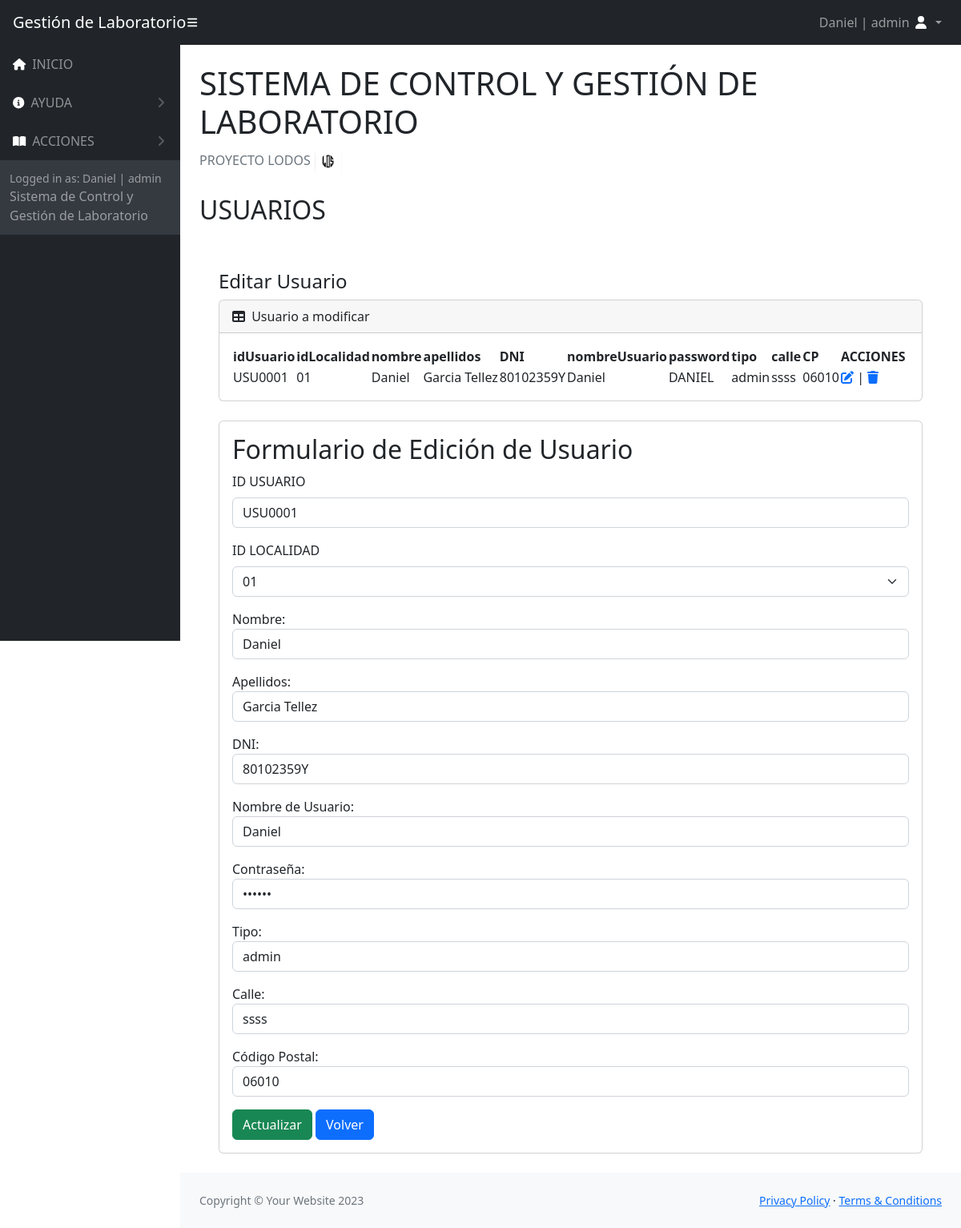
The app's page /Vistas/acciones/accionesUsuarios/editarUsuario.php?id=USU0001 (signed in) with its own data.
### tables this page shows
CREATE TABLE `usuarios` (
  `idUsuario` varchar(15) NOT NULL,
  `idLocalidad` varchar(15) DEFAULT NULL,
  `nombre` varchar(30) DEFAULT NULL,
  `apellidos` varchar(30) DEFAULT NULL,
  `DNI` varchar(10) DEFAULT NULL,
  `nombreUsuario` varchar(15) DEFAULT NULL,
  `contrasena` varchar(15) DEFAULT NULL,
  `tipo` varchar(15) DEFAULT NULL,
  `calle` varchar(30) DEFAULT NULL,
  `CP` varchar(10) DEFAULT NULL
);

### Vistas/acciones/accionesUsuarios/editarUsuario.php (the view, shortened to what this page needs)
<!DOCTYPE html>
<html lang="es">
    <head>
        <link href="https://cdn.jsdelivr.net/npm/simple-datatables@7.1.2/dist/style.min.css" rel="stylesheet" />
        <link rel="stylesheet" href="https://cdnjs.cloudflare.com/ajax/libs/font-awesome/6.4.2/css/all.min.css" />
        <link href="../../../assets/css/styles.css" rel="stylesheet" />
    </head>
    <body class="sb-nav-fixed">
    <nav class="sb-topnav navbar navbar-expand navbar-dark bg-dark">
            <a class="navbar-brand ps-3" href="../../../index.php">Gestión de Laboratorio</a>
            <button class="btn btn-link btn-sm order-1 order-lg-0 me-4 me-lg-0" id="sidebarToggle" href="#!"><i class="fas fa-bars" style="color: #ffffff;"></i></button>
            <ul class="navbar-nav ms-auto me-0 me-md-3 my-2 my-md-0">
                <li class="nav-item dropdown">
                    <a class="nav-link dropdown-toggle" id="navbarDropdown" href="#" role="button" data-bs-toggle="dropdown" aria-expanded="false">
                    <?php  echo $_SESSION["nombreUsuario"]. " | ".  $_SESSION["tipo"];  ?>
                        <i class="fas fa-user fa-fw" style="color: #ffffff;"></i>
                    </a>
                </li>
            </ul>
        </nav>
        <div id="layoutSidenav">
            <div id="layoutSidenav_nav">
                <nav class="sb-sidenav accordion sb-sidenav-dark" id="sidenavAccordion">
                    <div class="sb-sidenav-menu">
                        <div class="nav">
                            <a class="nav-link" href="../../../index.php">
                                <div class="sb-nav-link-icon"><i class="fa-solid fa-house" style="color: #ffffff;"></i></div>
                                INICIO
                            </a>
                            <?php  if( $_SESSION["tipo"] == "admin") {  ?>
                            <a class="nav-link collapsed" href="#" data-bs-toggle="collapse" data-bs-target="#collapseLayouts" aria-expanded="false" aria-controls="collapseLayouts">
                                <div class="sb-nav-link-icon"><i class="fa-solid fa-circle-info" style="color: #ffffff;"></i></div>
                                AYUDA
                                <div class="sb-sidenav-collapse-arrow"><i class="fas fa-angle-down"></i></div>
                            </a>
                            <?php  }  ?>
                                <a class="nav-link collapsed" href="#" data-bs-toggle="collapse" data-bs-target="#collapsePages" aria-expanded="false" aria-controls="collapsePages">
                                <div class="sb-nav-link-icon"><i class="fas fa-book-open" style="color: #ffffff;"></i></div>
                                ACCIONES
                                <div class="sb-sidenav-collapse-arrow"><i class="fas fa-angle-down"></i></div>
                            </a>
                    </div>
                    <div class="sb-sidenav-footer">
                        <div class="small">Logged in as: <?php  echo $_SESSION["nombreUsuario"]. " | ".  $_SESSION["tipo"];  ?></div>
                        Sistema de Control y Gestión de Laboratorio
                    </div>
                </nav>
            </div>
            <div id="layoutSidenav_content">
                <main>
                    <div class="container-fluid px-4">
                        <h1 class="mt-4">SISTEMA DE CONTROL Y GESTIÓN DE LABORATORIO</h1>
                        <ol class="breadcrumb mb-4">
                        <li class="breadcrumb-item active">PROYECTO LODOS <img style="width: 35px !important; height: 35px !important; padding:0px !important;" src="../../../assets/img/logoLODOS.PNG" alt="ss2"></li>
                        </ol>
                        <h2>USUARIOS</h2>
                        <br/>
                            <?php
                                require_once('../../../Controlador/Conexion_DB/config.php');
                                $idUsuario = $_GET['id'];
                                $stmt = $connectDB->prepare('SELECT * FROM usuarios WHERE idUsuario = :idUsuario');
                                $stmt->bindParam(':idUsuario', $idUsuario);
                                $stmt->execute();
                                $usuarioActual = $stmt->fetch(PDO::FETCH_ASSOC);
                            ?>
                        <div class="container-fluid px-4">
                        <h4 class="mt-4">Editar Usuario</h4>
                        <div class="card mb-4">
                            <div class="card-header">
                                <i class="fas fa-table me-1"></i>
                                Usuario a modificar
                                <br>
                            </div>
                            <div class="card-body">
                                <table id="datatablesSimple">
                                    <thead>
                                        <tr>
                                            <th>idUsuario</th>
                                            <th>idLocalidad</th>
                                            <th>nombre</th>
                                            <th>apellidos</th>
                                            <th>DNI</th>
                                            <th>nombreUsuario</th>
                                            <th>password</th>
                                            <th>tipo</th>
                                            <th>calle</th>
                                            <th>CP</th>
                                            <th>ACCIONES</th>
                                        </tr>
                                    </thead>
                                    <tbody>
                                        <tr>
                                            <td>
                                                <?php echo $usuarioActual['idUsuario']; ?> </td>
                                                <td><?php  echo $usuarioActual['idLocalidad']; ?> </td>
                                                <td><?php  echo $usuarioActual['nombre']; ?> </td>
                                                <td><?php  echo $usuarioActual['apellidos']; ?> </td>
                                                <td><?php  echo $usuarioActual['DNI']; ?> </td>
                                                <td><?php  echo $usuarioActual['nombreUsuario']; ?> </td>
                                                <td><?php  echo $usuarioActual['contrasena']; ?> </td>
                                                <td><?php  echo $usuarioActual['tipo']; ?> </td>
                                                <td><?php  echo $usuarioActual['calle']; ?> </td>
                                                <td><?php  echo $usuarioActual['CP']; ?> </td>
                                                <td>
                                                <?php
                                                echo '<a href="editarUsuario.php?id='.$usuarioActual['idUsuario'].'">' ;
                                                echo '<i class="fa-solid fa-pen-to-square"></i>';
                                                echo '</a>';
                                                echo ' | ';
                                                echo '<a href="deleteUsuario.php?id='.$usuarioActual['idUsuario'].'">' ;
                                                echo '<i class="fa-solid fa-trash"></i>';
                                                echo '</a>';
                                                ?>
                                            </td>
                                        </tr>
                                    </tbody>
                                </table>
                            </div>
                        </div>
                        <div class="card mb-4">
                            <div class="card-body">
                            <h2>Formulario de Edición de Usuario</h2>
                            <form action="" method="get" >
                            <div class="mb-3">
                                    <label for="idUsuario" class="form-label">ID USUARIO</label>
                                    <input class="form-control col-4" type="text" name="id" value="<?php echo $usuarioActual['idUsuario']; ?>" readonly>
                            </div>
                            <div class="mb-3">
                                <label for="idLocalidad" class="form-label">ID LOCALIDAD</label>
                                <select class="form-select" name="idLocalidad" id="idLocalidad" aria-describedby="helpId">
                                    <?php
                                        $stmtLocalidades = $connectDB->query('SELECT idLocalidad FROM localidad');
                                        $localidades = $stmtLocalidades->fetchAll(PDO::FETCH_COLUMN);
                                        foreach ($localidades as $localidad) {
                                            $selected = ($localidad == $valorDelRegistro) ? "selected" : "";
                                            echo "<option value=\"$localidad\" $selected>$localidad</option>";
                                        }
                                    ?>
                                </select>
                            </div>
                            <div class="mb-3">
                                <label for="nombre">Nombre:</label>
                                <input class="form-control col-4" type="text" id="nombre" name="nombre" value="<?php echo $usuarioActual['nombre']; ?>">
                            </div>
                            <div class="mb-3">
                            <label for="apellidos">Apellidos:</label>
                                <input class="form-control col-4" type="text" id="apellidos" name="apellidos" value="<?php echo $usuarioActual['apellidos']; ?>">
                            </div>
                            <div class="mb-3">
                            <label for="DNI">DNI:</label>
                                <input class="form-control col-4" type="text" id="DNI" name="DNI" value="<?php echo $usuarioActual['DNI']; ?>">
                            </div>
                            <div class="mb-3">
                            <label for="nombreUsuario">Nombre de Usuario:</label>
                                <input class="form-control col-4" type="text" id="nombreUsuario" name="nombreUsuario" value="<?php echo $usuarioActual['nombreUsuario']; ?>">
                            </div>
                            <div class="mb-3">
                            <label for="contrasena">Contraseña:</label>
                                <input class="form-control col-4" type="password" id="contrasena" name="contrasena" value="<?php echo $usuarioActual['contrasena']; ?>">
                            </div>
                            <div class="mb-3">
                            <label for="tipo">Tipo:</label>
                                <input class="form-control col-4" type="text" id="tipo" name="tipo" value="<?php echo $usuarioActual['tipo']; ?>">
                            </div>
                            <div class="mb-3">
                            <label for="calle">Calle:</label>
                                <input class="form-control col-4" type="text" id="calle" name="calle" value="<?php echo $usuarioActual['calle']; ?>">
                            </div>
                            <div class="mb-3">
                            <label for="CP">Código Postal:</label>
                                <input class="form-control col-4" type="text" id="CP" name="CP" value="<?php echo $usuarioActual['CP']; ?>">
                            </div>
                                <input type="submit" class="btn btn-success" name="Enviar" value="Actualizar">
                                <a href="indexUsuario.php"><button class="btn btn-primary" type="button">Volver</button></a>
                            </form>
                            </div>
                        </div>
                    </div>
                    </div>
                </main>
                <footer class="py-4 bg-light mt-auto">
                    <div class="container-fluid px-4">
                        <div class="d-flex align-items-center justify-content-between small">
                            <div class="text-muted">Copyright &copy; Your Website 2023</div>
                            <div>
                                <a href="../../../Vistas/Politicas/politicasPrivacidad.php">Privacy Policy</a>
                                &middot;
                                <a href="../../../Vistas/Politicas/politicasUso.php">Terms &amp; Conditions</a>
                            </div>
                        </div>
                    </div>
                </footer>
            </div>
        </div>
    </body>
</html>

### records on screen
usuarios: idUsuario "USU0001", idLocalidad "01", nombre "Daniel", apellidos "Garcia Tellez", DNI "80102359Y", nombreUsuario "Daniel", contrasena "DANIEL", tipo "admin", calle "ssss", CP "06010", id "USU0001"

### other values on screen
$_SESSION["nombreUsuario"] "Daniel"
$_SESSION["tipo"] "admin"
form field idLocalidad "01"
